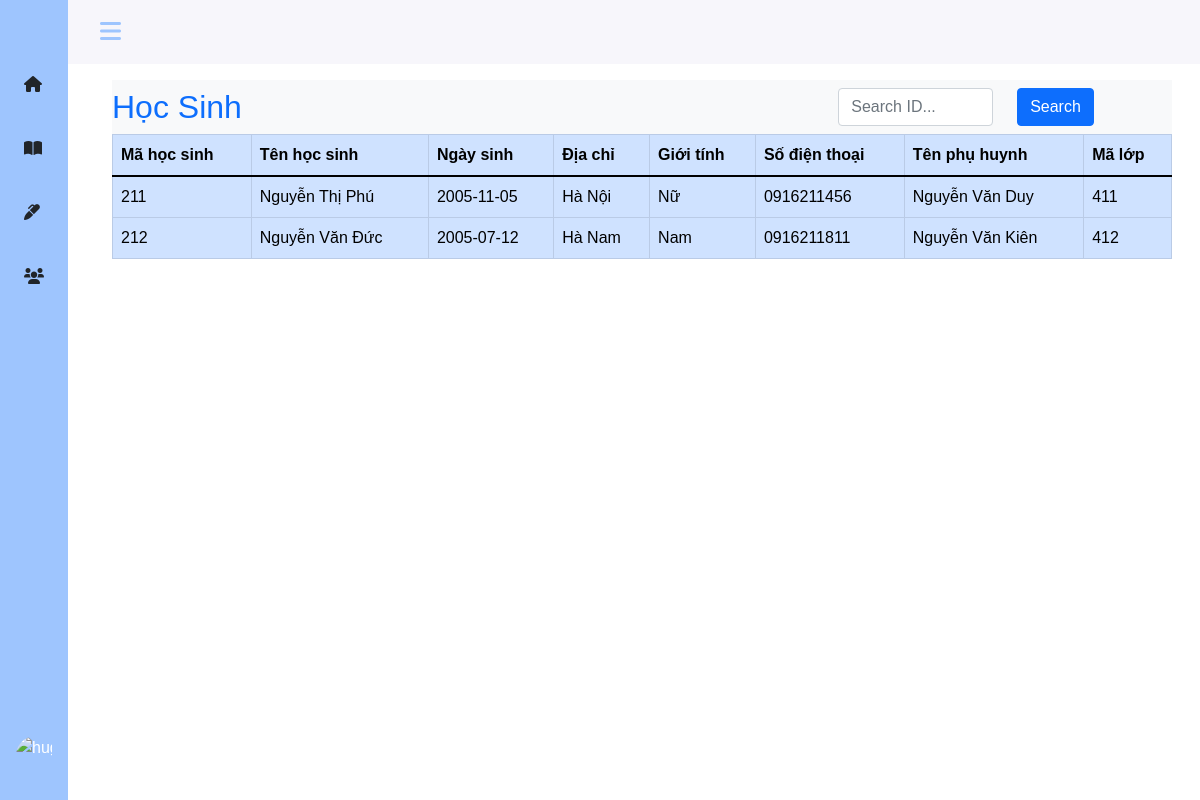
Page /student/student-index.php (signed in) on the earlier database version.
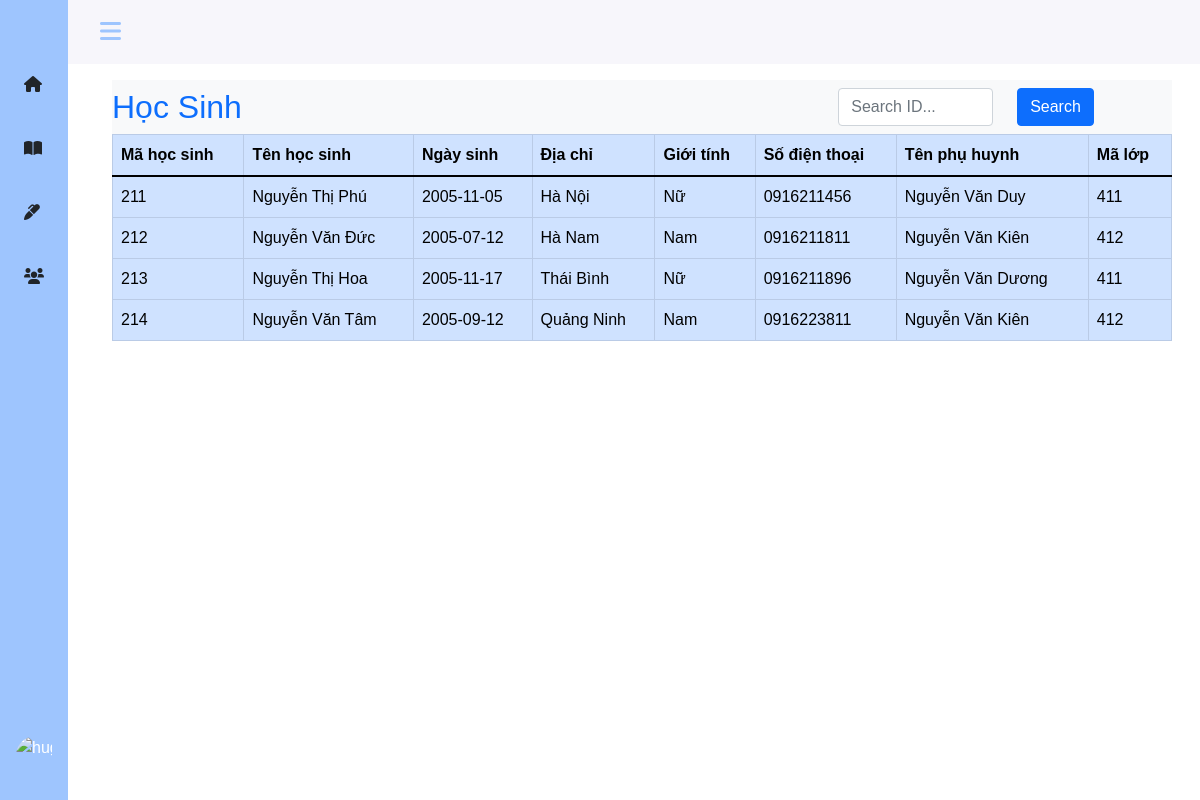
Same page on the later database version.
### tables this page shows
CREATE TABLE `students` (
  `st_id` int(10) NOT NULL,
  `st_name` varchar(30) NOT NULL,
  `st_birth` date NOT NULL,
  `st_address` varchar(50) NOT NULL,
  `st_gender` varchar(30) NOT NULL,
  `st_phone` tinytext DEFAULT NULL,
  `st_parent` varchar(30) NOT NULL,
  `class_id` int(11) NOT NULL
);

### student/student-index.php (the view, shortened to what this page needs)
<?php
include './sidebarst.php';
?>
<div class="col py-3">
    <main class="container-fluid" style="min-width: 759px;">
        <div class="d-flex justify-content-between bg-light ">
            <div class="col-md-6 mt-2">
                <h2 class="text-primary">Học Sinh</h2>
            </div>
            <form method="post">
                <div class="row">
                    <div class="col-md-6 mt-2">
                        <div class="container-1">
                            <input type="text" class="form-control" name="search-idstudent" placeholder="Search ID...">
                        </div>
                    </div>
                    <div class="col-md-3 mt-2 ">
                        <div class="form-group row ">
                            <div class="col-sm-10 ">
                                <button type="submit" name="btnsearch" class="btn btn-primary">Search</button>
                            </div>
                        </div>
                    </div>
                </div>
            </form>
        </div>
        <div class=" col-md-12" style="width:100% ; overflow: auto; height: auto">
            <table class="table table-primary table-hover table-bordered ">
                <thead class=" text while">
                    <tr>
                        <th scope="col">Mã học sinh</th>
                        <th scope="col">Tên học sinh</th>
                        <th scope="col">Ngày sinh</th>
                        <th scope="col">Địa chỉ</th>
                        <th scope="col">Giới tính</th>
                        <th scope="col">Số điện thoại</th>
                        <th scope="col">Tên phụ huynh</th>
                        <th scope="col">Mã lớp</th>
                    </tr>
                </thead>
                <tbody>
                    <?php
                            include '../config.php';
                            if (isset($_POST['btnsearch'])){
                                $id_student = $_POST['search-idstudent'];
                                 $sql = "SELECT * FROM `students` WHERE st_id ='$id_student'";
                                $result = mysqli_query($conn, $sql);
                                if (mysqli_num_rows($result) > 0) {
                                    while ($row = mysqli_fetch_assoc($result)) {
                                        echo '<tr>';
                                        echo '<td>' . $row['st_id'] . '</td>';
                                        echo '<td>' . $row['st_name'] . '</td>';
                                        echo '<td>' . $row['st_birth'] . '</td>';
                                        echo '<td>' . $row['st_address'] . '</td>';
                                        echo '<td>' . $row['st_gender'] . '</td>';
                                        echo '<td>' . $row['st_phone'] . '</td>';
                                        echo '<td>' . $row['st_parent'] . '</td>';
                                        echo '<td>' . $row['class_id'] . '</td>';
                                        echo '</tr>';
                                    }
                                }
                            }else {
                                $sql = "SELECT * FROM `students`";
                              $result = mysqli_query($conn, $sql);
                              if (mysqli_num_rows($result) > 0) {
                                  while ($row = mysqli_fetch_assoc($result)) {
                                    echo '<tr>';
                                      echo '<td>' . $row['st_id'] . '</td>';
                                      echo '<td>' . $row['st_name'] . '</td>';
                                      echo '<td>' . $row['st_birth'] . '</td>';
                                      echo '<td>' . $row['st_address'] . '</td>';
                                      echo '<td>' . $row['st_gender'] . '</td>';
                                      echo '<td>' . $row['st_phone'] . '</td>';
                                      echo '<td>' . $row['st_parent'] . '</td>';
                                      echo '<td>' . $row['class_id'] . '</td>';
                                      echo '</tr>';
                                  }
                              }
                            }
                    ?>
                </tbody>
            </table>
        </div>
    </main>
</div>
<?php
include './foorterst.php';
?>

Differences in the rows shown:
added students: st_id "213", st_name "Nguyễn Thị Hoa", st_birth "2005-11-17", st_address "Thái Bình", st_gender "Nữ", st_phone "0916211896", st_parent "Nguyễn Văn Dương", class "411"
added students: st_id "214", st_name "Nguyễn Văn Tâm", st_birth "2005-09-12", st_address "Quảng Ninh", st_gender "Nam", st_phone "0916223811", st_parent "Nguyễn Văn Kiên", class "412"
